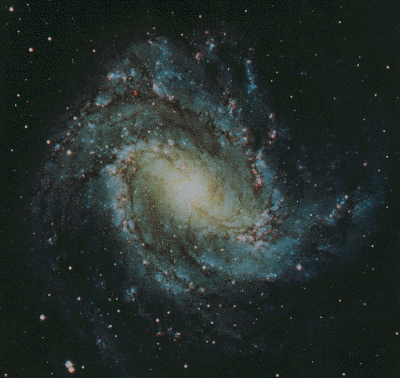
%> input picture 实验一/6.tif, 400 x 378 px
$ octave t6.m   (GNU Octave 9; MATLAB toolbox functions it lacks are replaced by stand-ins)
%> lines starting %> are read from the running program, lines starting %| are printed output that depends on the picture
imgname = '6.tif';
a = imread(imgname);
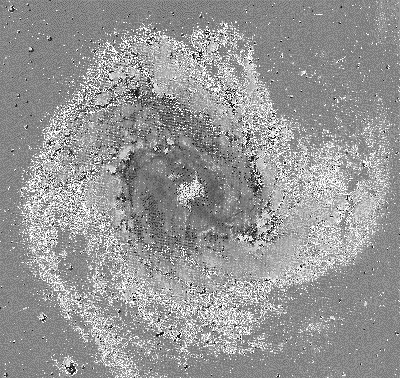
%> a: size 378x400 uint8; min 8, max 255, mean 149.9
db = double(a);
rotate = imrotate(a,30);
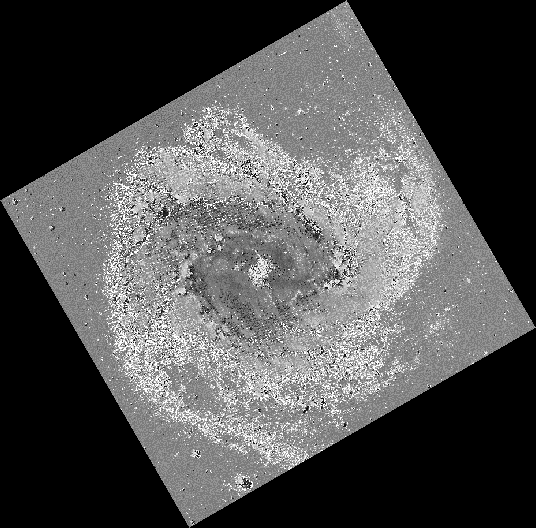
%> rotate: size 528x536 uint8; min 0, max 255, mean 80.1
figure(1);
subplot(2,2,1);imshow(a);
title('原图');
subplot(2,2,2);imshow(uint8(rotate));
title('旋转后图形');
fdb = fft2(db);
fdb = fftshift(fdb);
fdb = abs(fdb);
ldb = log(fdb+1);
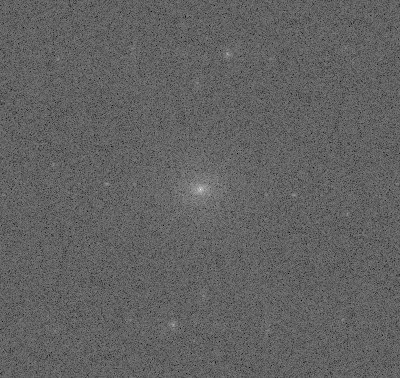
%> ldb: size 378x400 double; min 4.57, max 16.94, mean 9.34; drawn with min black and max white
frotate = fft2(rotate);
frotate = fftshift(frotate);
frotate = abs(frotate);
lrotate = log(frotate+1);
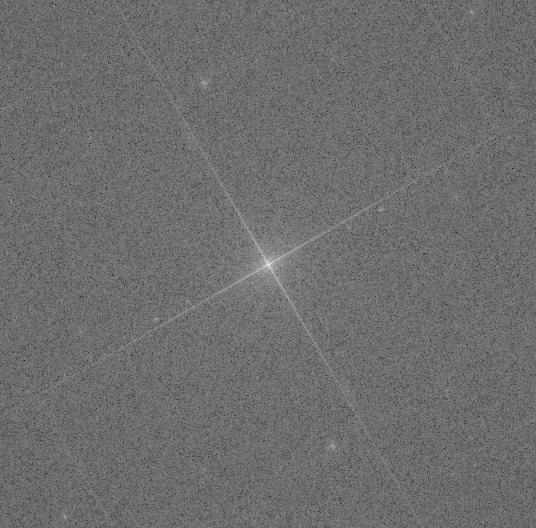
%> lrotate: size 528x536 double; min 3.62, max 16.94, mean 9.36; drawn with min black and max white

subplot(2,2,3);imshow(ldb,[]);
title('原图的频谱图');
subplot(2,2,4);imshow(lrotate,[]);
title('旋转后的频谱图');

$ run again, with 实验一/3.tif copied over 实验一/6.tif
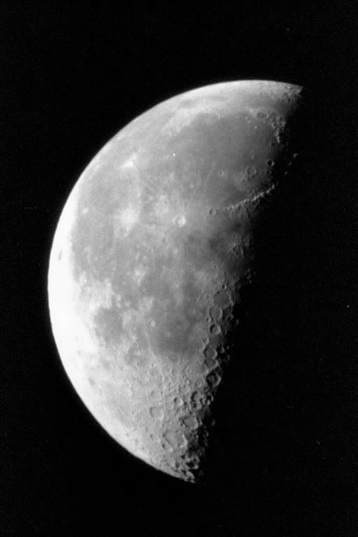
%> input picture 实验一/3.tif, 358 x 537 px
%> a is the input picture: size 537x358 uint8; min 0, max 253, mean 52.9
%> `ldb = log(fdb+1);`:
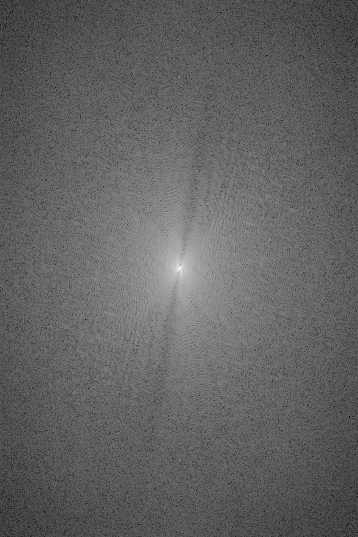
%> ldb: size 537x358 double; min 1.03, max 16.14, mean 6.87; drawn with min black and max white
%> `lrotate = log(frotate+1);`:
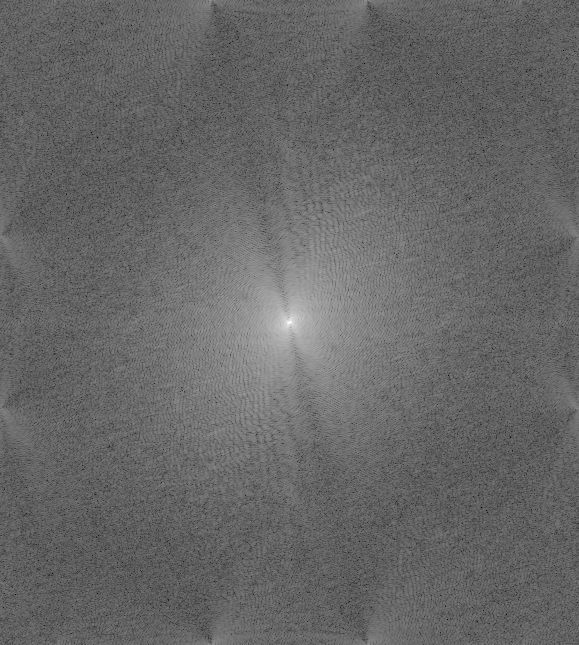
%> lrotate: size 645x579 double; min 1.34, max 16.14, mean 7.34; drawn with min black and max white

$ run again, with 实验一/4.tif copied over 实验一/6.tif
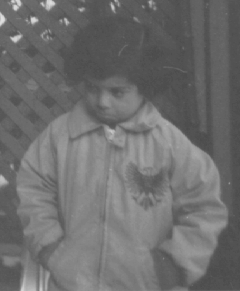
%> input picture 实验一/4.tif, 240 x 291 px
%> a is the input picture: size 291x240 uint8; min 74, max 224, mean 110.3
%> `frotate = abs(frotate);`:
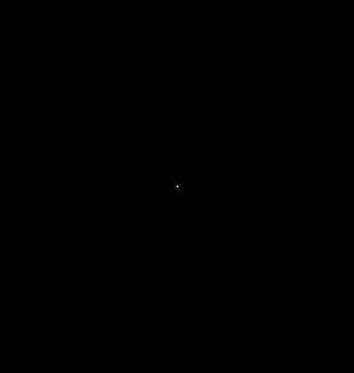
%> frotate: size 373x354 double; min 2.69, max 7703570, mean 2324.4; drawn with min black and max white
%> `lrotate = log(frotate+1);`:
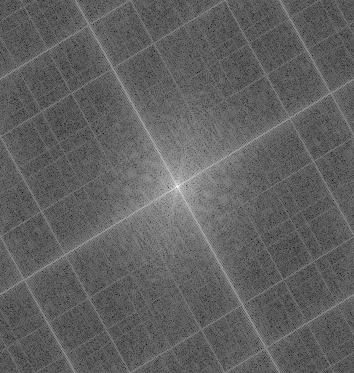
%> lrotate: size 373x354 double; min 1.31, max 15.86, mean 6.86; drawn with min black and max white

$ run again, with 实验一/5.tif copied over 实验一/6.tif
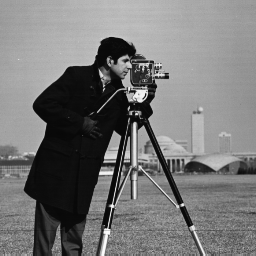
%> input picture 实验一/5.tif, 256 x 256 px
%> a is the input picture: size 256x256 uint8; min 7, max 253, mean 118.7
%> `rotate = imrotate(a,30);`:
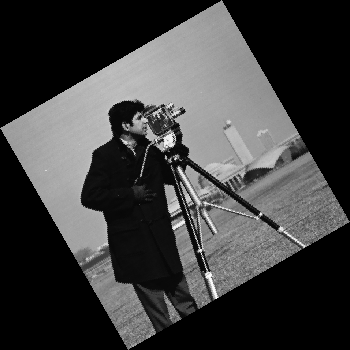
%> rotate: size 350x350 uint8; min 0, max 253, mean 63.5
%> `lrotate = log(frotate+1);`:
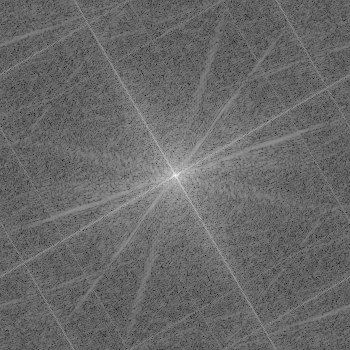
%> lrotate: size 350x350 double; min 2.64, max 15.87, mean 8.1; drawn with min black and max white
